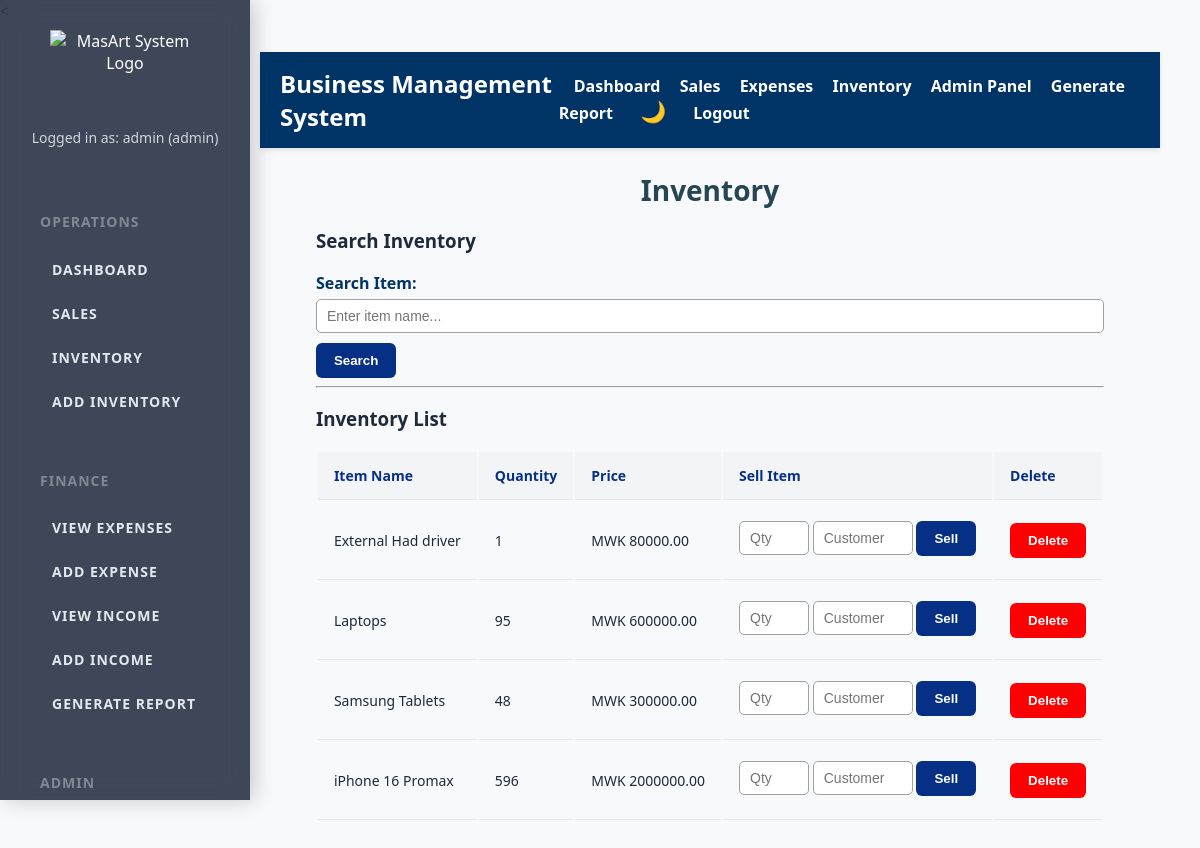
Before: /inventory (signed in) with the older database file.
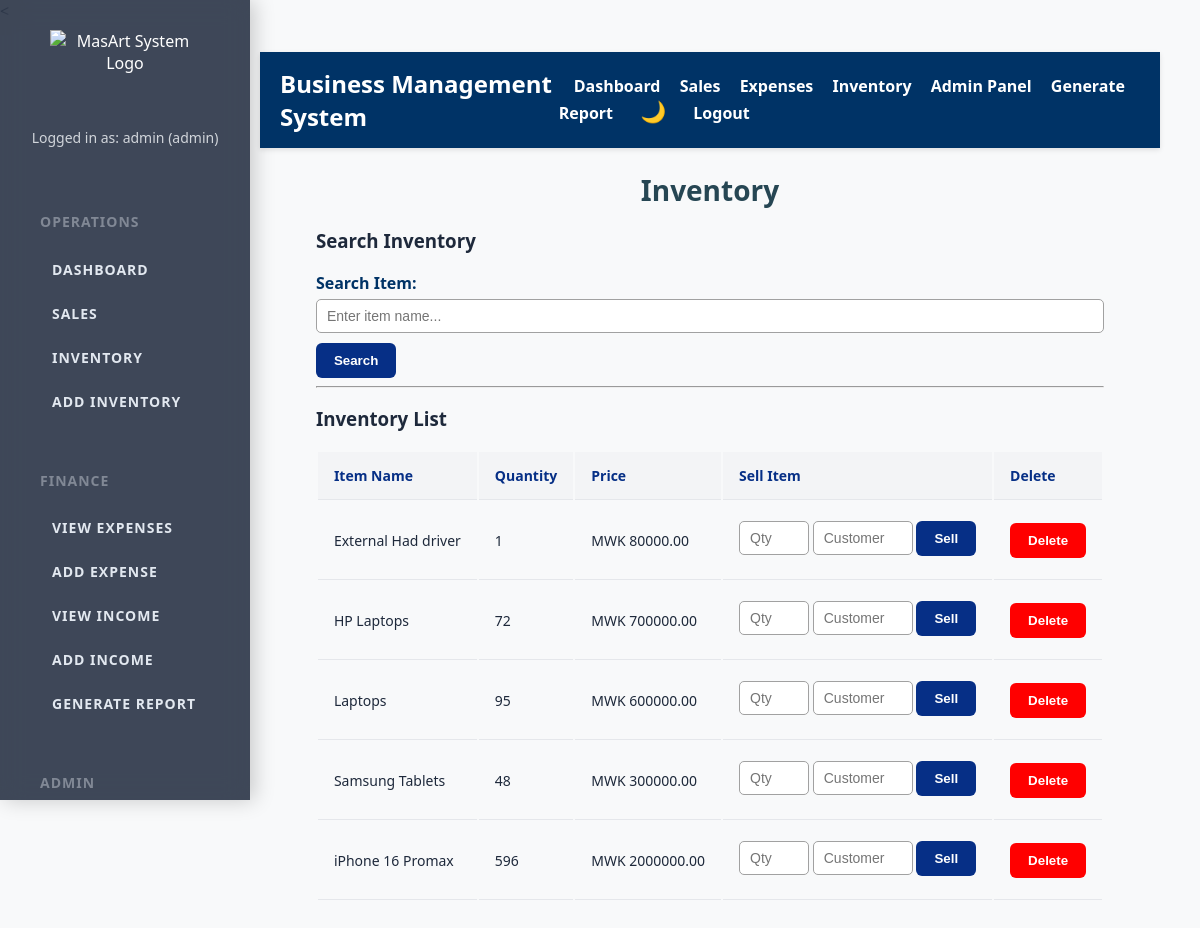
After: the same page with the newer database file.
### tables this page shows
CREATE TABLE inventory (
                id INTEGER PRIMARY KEY AUTOINCREMENT,
                item_name TEXT UNIQUE NOT NULL,
                quantity INTEGER NOT NULL,
                price REAL NOT NULL
            );

### app.py (the view)
@app.route('/inventory', methods=['GET', 'POST'])
def view_inventory():
    if 'user' not in session:
        return redirect(url_for('login'))
    search_term = request.args.get('search_term', '').strip()
    with get_db_connection() as conn:
        cursor = conn.cursor()
        if search_term:
            cursor.execute("""
                SELECT * FROM inventory
                WHERE item_name LIKE ?
                ORDER BY item_name
            """, ('%' + search_term + '%',))  # This will match any item names that contain the search term
        else:
            cursor.execute("SELECT * FROM inventory ORDER BY item_name")
        items = cursor.fetchall()
    return render_template('inventory.html', items=items)

### app.py (called while the page is built)
def get_db_connection():
    conn = sqlite3.connect(DATABASE, timeout=10)  # Added timeout to avoid database lock errors
    conn.row_factory = sqlite3.Row  # This allows us to access columns by name
    return conn

### templates/inventory.html (shortened to what this page needs)
{% extends "base.html" %}
{% block content %}
<h2>Inventory</h2>
<h3>Search Inventory</h3>
<form method="GET" action="{{ url_for('view_inventory') }}">
    <label for="search_term">Search Item:</label>
    <input type="text" name="search_term"
           placeholder="Enter item name..."
           value="{{ request.args.get('search_term', '') }}" />
    <button type="submit">Search</button>
</form>
<hr>
<h3>Inventory List</h3>
<table>
    <thead>
        <tr>
            <th>Item Name</th>
            <th>Quantity</th>
            <th>Price</th>
            <th>Sell Item</th>
            {% if session['role'] == 'admin' %}
            <th>Delete</th>
            {% endif %}
        </tr>
    </thead>
    <tbody>
        {% for item in items %}
        <tr>
            <td>{{ item['item_name'] }}</td>
            <td>{{ item['quantity'] }}</td>
            <td>MWK {{ "%.2f"|format(item['price']) }}</td>
            <td>
                <form method="POST"
                      action="{{ url_for('mark_item_sold', item_id=item['id']) }}">
                    <input type="number"
                           name="quantity"
                           placeholder="Qty"
                           required
                           min="1"
                           max="{{ item['quantity'] }}"
                           style="width:70px;" />
                    <input type="text"
                           name="customer_name"
                           placeholder="Customer"
                           required
                           style="width:100px;" />
                    <button type="submit">Sell</button>
                </form>
            </td>
            {% if session['role'] == 'admin' %}
            <td>
                <form method="POST"
                      action="{{ url_for('delete_inventory', item_id=item['id']) }}"
                      onsubmit="return confirm('Are you sure you want to delete this item?');">
                    <button type="submit" style="background:red; color:white;">Delete</button>
                </form>
            </td>
            {% endif %}
        </tr>
        {% endfor %}
    </tbody>
</table>
{% endblock %}

Changed rows visible on the page:
added inventory: item_name "HP Laptops", quantity "72", price "700000.00"
